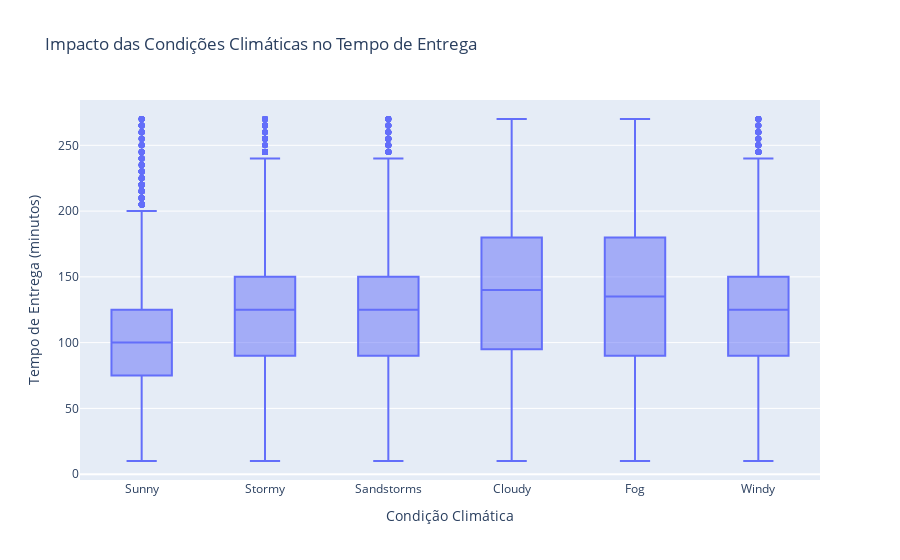

The code cell stored with this chart in its notebook:
### Markdown cell above
### Impacto das Condições Climáticas

### Code cell
fig = px.box(df, x='Weather', y='Delivery_Time', 
             title='Impacto das Condições Climáticas no Tempo de Entrega',
             labels={'Weather': 'Condição Climática', 'Delivery_Time': 'Tempo de Entrega (minutos)'})
fig.show()

### Figure 1 — Plotly figure (JSON) as saved in the notebook; plotly's stock layout.template omitted (floating-point values rounded to 4 significant figures; data arrays with more than 128 entries replaced by an {"elided": "..."} marker saying what was removed)
{"data": [{"alignmentgroup": "True", "hovertemplate": "Condição Climática=%{x}<br>Tempo de Entrega (minutos)=%{y}<extra></extra>", "legendgroup": "", "marker": {"color": "#636efa"}, "name": "", "notched": false, "offsetgroup": "", "orientation": "v", "showlegend": false, "type": "box", "x": {"elided": "43739 str values"}, "x0": " ", "xaxis": "x", "y": {"elided": "43739 int values"}, "y0": " ", "yaxis": "y"}], "layout": {"boxmode": "group", "legend": {"tracegroupgap": 0}, "title": {"text": "Impacto das Condições Climáticas no Tempo de Entrega"}, "xaxis": {"anchor": "y", "domain": [0, 1], "title": {"text": "Condição Climática"}}, "yaxis": {"anchor": "x", "domain": [0, 1], "title": {"text": "Tempo de Entrega (minutos)"}}}}
